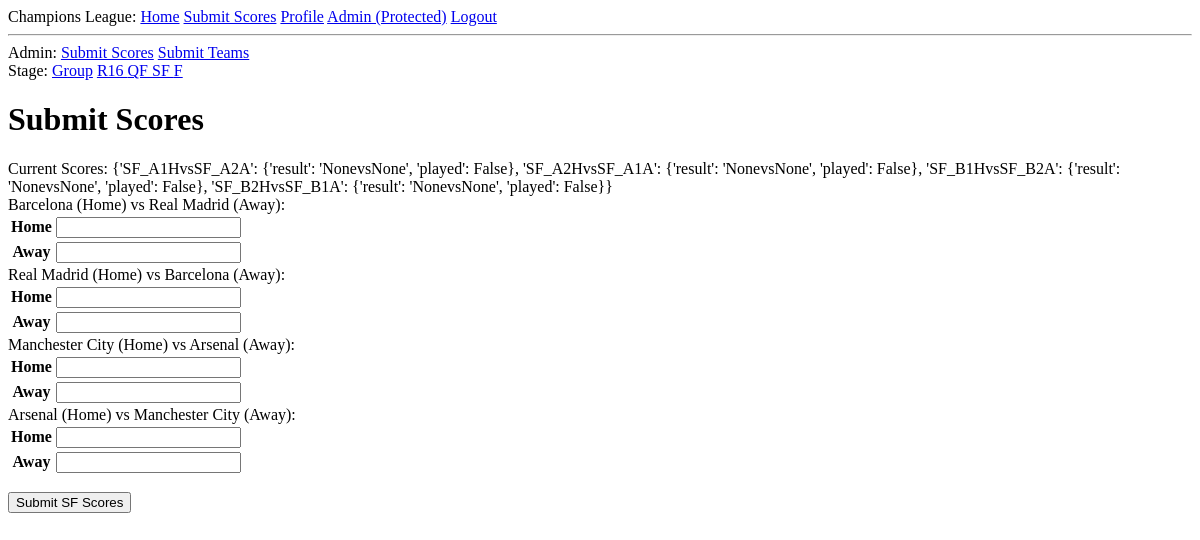
Before: /admin_submit_scores/SF (signed in) with the older database file.
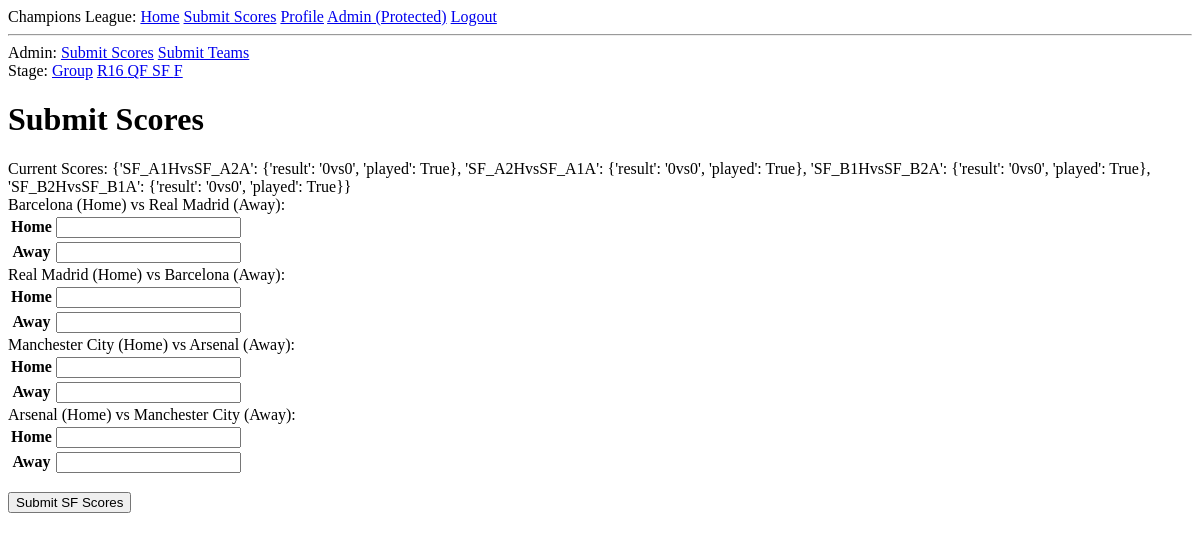
After: the same page with the newer database file.
### app/models.py (models this page shows, shortened)
class Tournament(db.Model):
	id = db.Column(db.Integer, primary_key=True)
	group_stage_games = db.Column(db.PickleType)
	group_stage_teams = db.Column(db.PickleType)
	R16_games = db.Column(db.PickleType)
	R16_teams = db.Column(db.PickleType)
	QF_games = db.Column(db.PickleType)
	QF_teams = db.Column(db.PickleType)
	SF_games = db.Column(db.PickleType)
	SF_teams = db.Column(db.PickleType)
	F_game = db.Column(db.PickleType)
	F_teams = db.Column(db.PickleType)
	def get_teams(self, game_stage):
		if game_stage == "group" and self.group_stage_teams:
			return pickle.loads(self.group_stage_teams)
		elif game_stage == "R16" and self.R16_teams:
			return pickle.loads(self.R16_teams)
		elif game_stage == "QF" and self.QF_teams:
			return pickle.loads(self.QF_teams)
		elif game_stage == "SF" and self.SF_teams:
			return pickle.loads(self.SF_teams)
		elif game_stage == "F" and self.F_teams:
			return pickle.loads(self.F_teams)
		return None
	def get_games(self, game_stage):
		if game_stage == "group" and self.group_stage_games:
			return pickle.loads(self.group_stage_games)
		elif game_stage == "R16" and self.R16_games:
			return pickle.loads(self.R16_games)
		elif game_stage == "QF" and self.QF_games:
			return pickle.loads(self.QF_games)
		elif game_stage == "SF" and self.SF_games:
			return pickle.loads(self.SF_games)
		elif game_stage == "F" and self.F_game:
			return pickle.loads(self.F_game)
		return None
	def calculate_points(self):
		posts = Post.query.all()
		for post in posts:
			self.calculate_points_specific(post)
	def calculate_points_specific(self, post):
		points = 0
		game_stages = ["group", "R16", "QF", "SF", "F"]
		for game_stage in game_stages:
			game_results = self.get_games(game_stage)
			guess_results = post.get_guess(game_stage)
			if game_results and guess_results:
				for game_label in game_results:
					if game_results[game_label]["played"]:
						if game_results[game_label]["result"] == guess_results[game_label]["result"]:
							points += 3
							post.set_game_points(game_stage, game_label, 3)
							continue
						game_winner = Tournament.helper_winner(game_results[game_label]["result"])
						guess_winner = Tournament.helper_winner(guess_results[game_label]["result"])
						if game_winner == guess_winner:
							post.set_game_points(game_stage, game_label, 1)
							points += 1
						else:
							post.set_game_points(game_stage, game_label, 0)
		post.points = points
	def helper_game_labels(game_stage):
		games_dict = {}
		groups = Tournament.helper_groups(game_stage)
		for group in groups:
			for home_team in groups[group]:
				for away_team in groups[group]:
					if home_team != away_team:
						key = home_team + "H" + "vs" + away_team + "A"
						games_dict[key] = {'result': None, 'played': None}
						if game_stage == "F":
							return games_dict
		return games_dict
	def helper_groups(game_stage):
		groups = {}
		teams_per_group = 2
		groups_list = []
		if game_stage == "group":
			groups_list = ["A", "B", "C", "D", "E", "F", "G", "H"]
			teams_per_group = 4
		elif game_stage == "R16":
			groups_list = ["R16_A", "R16_B", "R16_C", "R16_D", "R16_E", "R16_F", "R16_G", "R16_H"]
		elif game_stage == "QF":
			groups_list = ["QF_A", "QF_B", "QF_C", "QF_D"]
		elif game_stage == "SF":
			groups_list = ["SF_A", "SF_B"]
		elif game_stage == "F":
			groups_list = ["F"]
		for group_letter in groups_list:
				teams_list = []
				for i in range(1,teams_per_group+1):
					teams_list.append(group_letter + str(i))
				groups[group_letter] = teams_list
		return groups
	def helper_winner(score):
		home_score = score[0:1]
		away_score = score[3:4]
		if home_score > away_score:
			return "home"
		elif home_score < away_score:
			return "away"
		else:
			return "draw"
	def helper_parse_game_label(game_label):
		vs_index = None
		i = 0
		for char in game_label:
			if char == 'v':
				vs_index = i
			i+=1
		home_team = game_label[0:vs_index-1]
		away_team = game_label[vs_index+2:-1]
		return {"home_team": home_team, "away_team": away_team}

### app/routes.py (the view)
@app.route('/admin_submit_scores/<string:game_stage>', methods=['GET', 'POST'])
@login_required
def admin_submit_scores(game_stage):
	game_labels = Tournament.helper_game_labels(game_stage)
	if game_stage == "group":
		form = AdminGroupStageForm()
	elif game_stage == "R16":
		form = AdminR16StageForm()
	elif game_stage == "QF":
		form = AdminQFStageForm()
	elif game_stage == "SF":
		form = AdminSFStageForm()
	elif game_stage == "F":
		form = AdminFStageForm()
	labels_and_form_items = zip(game_labels, form.games)
	tournaments = Tournament.query.all()
	if len(tournaments) != 0:
		cl = tournaments[0]
	else:
		cl = Tournament()
		db.session.add(cl)
	cl.calculate_points()
	db.session.commit()
	games_info = {}
	teams_dict = cl.get_teams(game_stage)
	if teams_dict:
		for game_label in game_labels:
			temp = Tournament.helper_parse_game_label(game_label)
			games_info[game_label] = {"home_team": teams_dict[temp["home_team"]], "away_team": teams_dict[temp["away_team"]]}
	if form.validate_on_submit():
		games_dict = {}
		for game in labels_and_form_items:
			games_dict[game[0]] = {
					"result": str(game[1].data["home_result"]) + "vs" + str(game[1].data["away_result"]),
					"played": (game[1].data["home_result"] != None and game[1].data["home_result"] != None)
					}
		print(games_dict)
		cl.set_games(game_stage, games_dict)
		db.session.commit()
		app.logger.info('Updated Tournament')
		return redirect(url_for('admin_submit_scores', game_stage=game_stage))
	else:
		print("form not valid")
	posts = Post.query.order_by(desc('points')).all()
	return render_template('admin_submit_scores.html', title='Admin', form=form, tournament=cl, labels_and_form_items=labels_and_form_items, games_info=games_info, game_stage=game_stage)

### app/forms.py
class AdminSFStageForm(FlaskForm):
	games = FieldList(FormField(AdminGameEntryForm), min_entries=4)
	submit = SubmitField('Submit SF Scores')

class AdminGameEntryForm(FlaskForm):
	home_result = IntegerField('Home', validators=[Optional()])
	away_result = IntegerField('Away', validators=[Optional()])

### app/models.py (called while the page is built)
@login.user_loader
def load_user(id):
	return User.query.get(int(id))

	def set_guess(self, game_stage, guess):
		if game_stage == "group":
			self.group_stage_guess = pickle.dumps(guess)
		elif game_stage == "R16":
			self.R16_guess = pickle.dumps(guess)
		elif game_stage == "QF":
			self.QF_guess = pickle.dumps(guess)
		elif game_stage == "SF":
			self.SF_guess = pickle.dumps(guess)
		elif game_stage == "F":
			self.F_guess = pickle.dumps(guess)

	def set_game_points(self, game_stage, game, points):
		current_guess = self.get_guess(game_stage)
		current_guess[game]["points"] = points
		self.set_guess(game_stage, current_guess)

### app/templates/admin_submit_scores.html (shortened to what this page needs)
{% extends "base.html" %}
{% block content %}
    <div>
        Admin:
        <a href="{{ url_for('admin_submit_scores', game_stage='group') }}">Submit Scores</a>
        <a href="{{ url_for('admin_submit_teams', game_stage='group') }}">Submit Teams</a>
    </div>
    <div>
        Stage:
        <a href="{{ url_for('admin_submit_scores', game_stage='group') }}">Group</a>
        <a href="{{ url_for('admin_submit_scores', game_stage='R16') }}">R16 </a>
        <a href="{{ url_for('admin_submit_scores', game_stage='QF') }}">QF </a>
        <a href="{{ url_for('admin_submit_scores', game_stage='SF') }}">SF </a>
        <a href="{{ url_for('admin_submit_scores', game_stage='F') }}">F </a>
    </div>
    <h1>Submit Scores</h1>
    Current Scores: {{tournament.get_games(game_stage)}}
    <form action="" method="post" novalidate>
        {% for label_and_form_item in labels_and_form_items %}
            {% if games_info != {} %}
            {{games_info[label_and_form_item[0]]["home_team"]}} (Home) vs {{games_info[label_and_form_item[0]]["away_team"]}} (Away): {{label_and_form_item[1]}}
            {% else %}
            {{label_and_form_item[0]}} : {{label_and_form_item[1]}}
            {% endif %}
        {% endfor%}
        <p>{{ form.submit() }}</p>
    </form>
{% endblock %}

Changed rows visible on the page:
changed Tournament: get_games "{'SF_A1HvsSF_A2A': {'result': 'NonevsNone', 'played': False}, 'SF_A2HvsSF_A1A': {'result': 'NonevsNone', 'played': False}, 'SF_B1HvsSF_B2A': {'result': 'NonevsNone', 'played': False}, 'SF_B2HvsSF_B1A': {'result': 'NonevsNone', 'played': False}}" → "{'SF_A1HvsSF_A2A': {'result': '0vs0', 'played': True}, 'SF_A2HvsSF_A1A': {'result': '0vs0', 'played': True}, 'SF_B1HvsSF_B2A': {'result': '0vs0', 'played': True}, 'SF_B2HvsSF_B1A': {'result': '0vs0', 'played': True}}"
